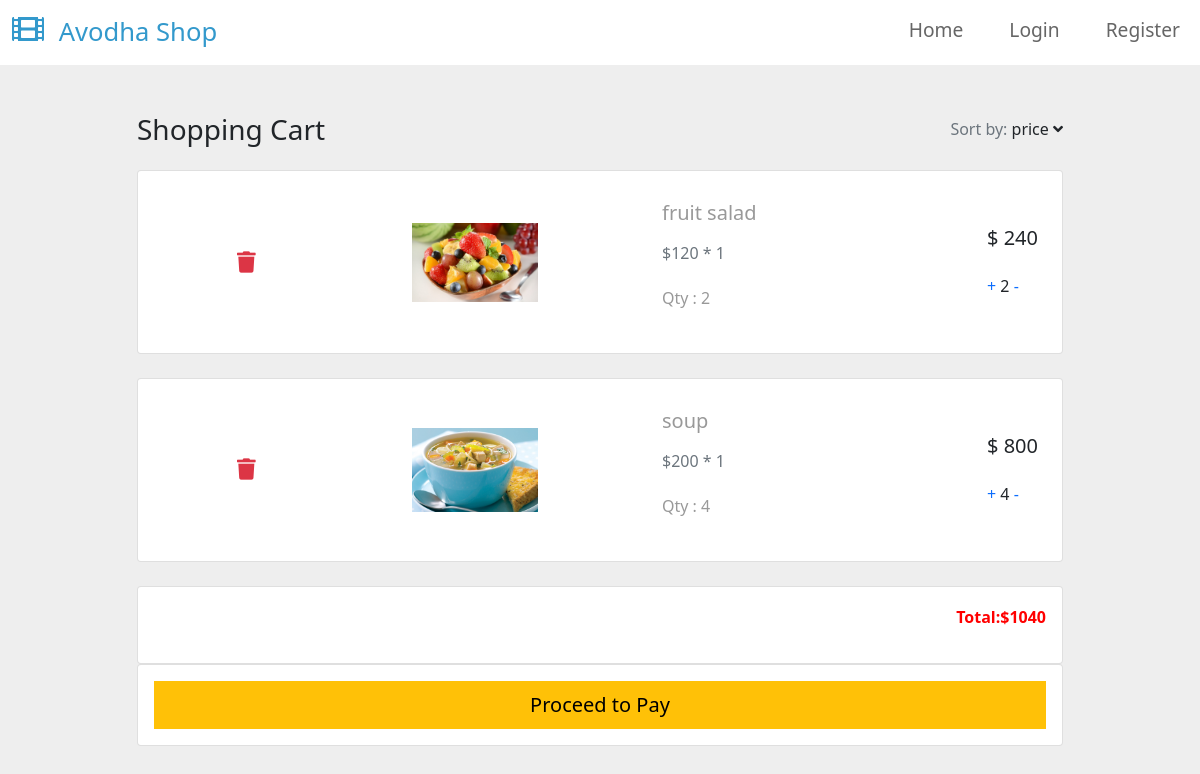
The app's page /cart/cartDetails with its own data.
### cart/models.py (models this page shows, shortened)
class items(models.Model):
    prodt = models.ForeignKey(product, on_delete=models.CASCADE)
    cart = models.ForeignKey(cartlist, on_delete=models.CASCADE)
    quan = models.IntegerField()
    active=models.BooleanField(default=True)
    def total(self):
        return self.prodt.price*self.quan

### shop/models.py (models this page shows, shortened)
class product(models.Model):
    name = models.CharField(max_length=150, unique=True)
    slug = models.SlugField(max_length=150, unique=True)
    img = models.ImageField(upload_to='product')
    desc = models.TextField()
    stock = models.IntegerField()
    available = models.BooleanField()
    price = models.IntegerField()
    category = models.ForeignKey(categ, on_delete=models.CASCADE)
    def get_url(self):
        return reverse('details', args=[self.category.slug, self.slug])

### cart/views.py (the view)
# urls.py: path('cartDetails',views.cart_details,name='cartDetails'),
def cart_details(request, tot=0, count=0, ct_items=None):
    try:
        ct = cartlist.objects.get(cart_id=c_id(request))
        ct_items = items.objects.filter(cart=ct, active=True)
        for i in ct_items:
            tot += (i.prodt.price*i.quan)
            count += i.quan
    except ObjectDoesNotExist:
        pass
    return render(request, 'cart.html', {'ci': ct_items, 't': tot, 'cn': count})

### cart/context_processor.py (called while the page is built)
def count(request):
    item_count=0
    if 'admin' in request.path:
        return{}
    else:
        try:
            ct=cartlist.objects.filter(cart_id=c_id(request))
            cti=items.objects.all().filter(cart=ct[:1])
            for c in cti:
                item_count +=c.quan
        except cartlist.DoesNotExist :
            item_count=0
        return dict(itc=item_count)

### cart/views.py (called while the page is built)
def c_id(request):
    ct_id = request.session.session_key
    if not ct_id:
        ct_id = request.session.create()

### templates/cart.html (shortened to what this page needs)
{% extends 'base.html' %}
{% block content %}
{% load static %}
<section class="h-100" style="background-color: #eee;">
  <div class="container h-100 py-5">
    <div class="row d-flex justify-content-center align-items-center h-100">
      <div class="col-10">
        <div class="d-flex justify-content-between align-items-center mb-4">
          <h3 class="fw-normal mb-0 text-black">Shopping Cart</h3>
          <div>
            <p class="mb-0"><span class="text-muted">Sort by:</span> <a href="#!" class="text-body">price <i
                  class="fas fa-angle-down mt-1"></i></a></p>
          </div>
        </div>
        {% for i in ci %}
        <div class="card rounded-3 mb-4">
          <div class="card-body p-4">
            <div class="row d-flex justify-content-between align-items-center">
              <div class="col-md-3 col-lg-1 col-xl-0 offset-lg-1">
                <a href="{% url 'remove' i.prodt.id %}" class="text-danger"><i class="fas fa-trash fa-lg"></i></a>
              </div>
              <div class="col-md-2 col-lg-2 col-xl-2">
                <a href="{{i.prodt.get_url}}">
                <img
                  src="{{i.prodt.img.url }}"
                  class="img-fluid rounded-3" alt="{{i.prodt.name}}"></a>
              </div>
              <div class="col-md-3 col-lg-3 col-xl-3">
                <p class="lead fw-normal mb-2">{{i.prodt.name}}</p>
                <p><span class="text-muted">${{i.prodt.price}} * 1</span></p>
                <p>Qty : {{i.quan}}</p>
              </div>
              <div class="col-md-1 col-lg-1 col-xl-1 text-end">
               <span class="price"><h5 class="mb-0">$ {{i.total }}</h5>
                 <br>
                 <a href="{% url 'addcart' i.prodt.id %}"> + </a>
                 {{i.quan}}<a href="{% url 'cart_decrement' i.prodt.id %}"> - </a></span>
              </div>
            </div>
          </div>
        </div>
          {% endfor %}
        <div class="card">
          <div class="card-body">
            <div class="float-right">
            <p>  <span class="price" style="color:red"><b>Total:${{t}}</b></span></p>
            </div>
          </div>
        </div>
        <div class="card">
          <div class="card-body">
            <button type="button" class="btn btn-warning btn-block btn-lg">Proceed to Pay</button>
          </div>
        </div>
      </div>
    </div>
  </div>
</section>
{% endblock %}

### static/hm/css/templatemo-style.css (style rules this page uses)
p { line-height: 1.8; }
a { text-decoration: none; transition: all 0.3s ease; }
.btn { border-radius: 0; }
p, .tm-text-gray { color: #999; }

### records on screen
items: prodt.img (picture), prodt.name "fruit salad", prodt.price "120", quan "2", total "240"
items: prodt.img (picture), prodt.name "soup", prodt.price "200", quan "4", total "800"

### other values on screen
{{ t }} "1040"
